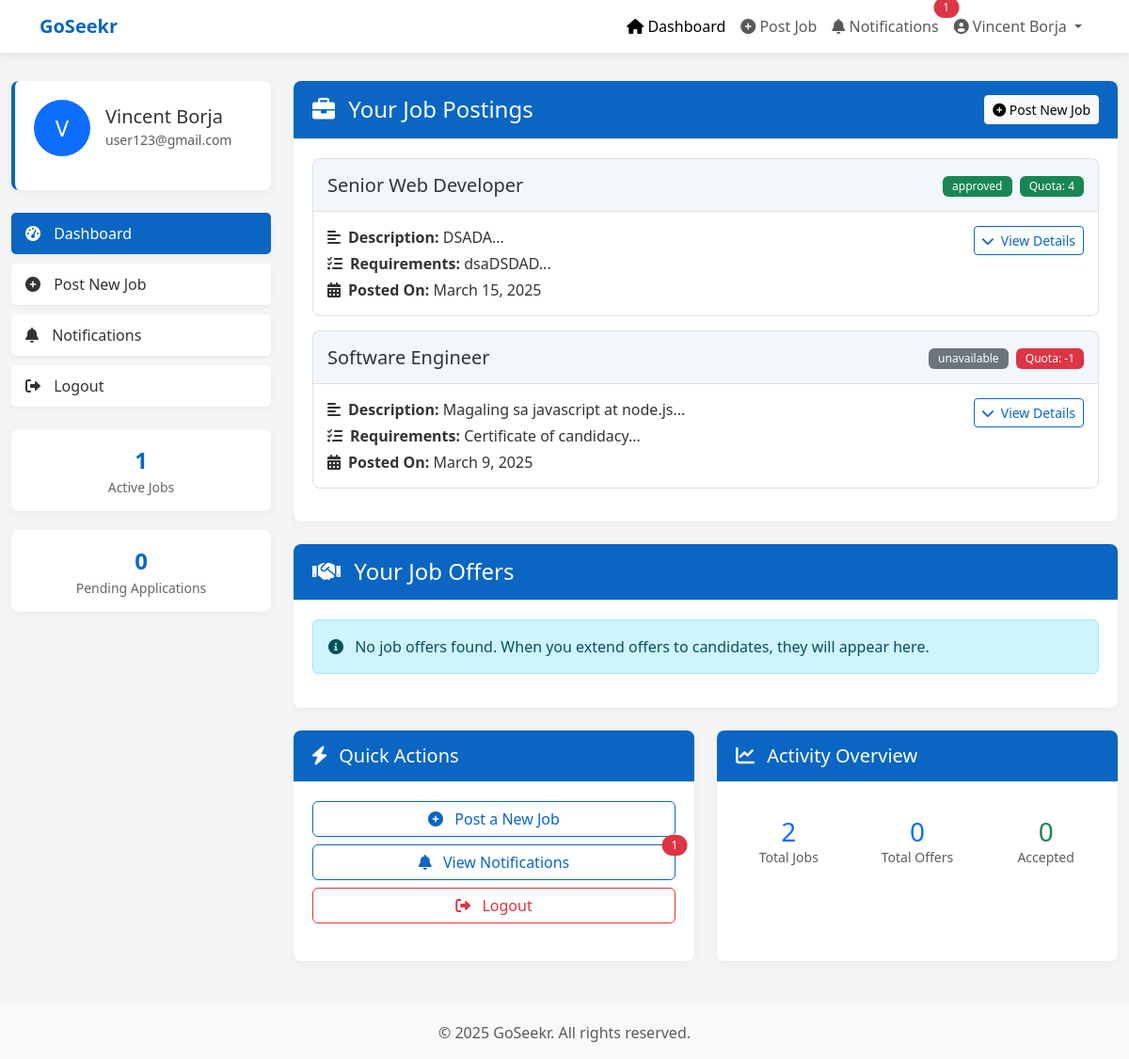
Screenshot of /employer/dashboard.php (signed in) with the database file from the repository.
### tables this page shows
CREATE TABLE `users` (
  `user_id` int(11) NOT NULL,
  `full_name` varchar(255) NOT NULL,
  `email` varchar(255) NOT NULL,
  `password_hash` varchar(255) NOT NULL,
  `user_type` enum('job_seeker','employer','admin') NOT NULL,
  `status` enum('pending','verified','rejected') DEFAULT 'pending',
  `created_at` timestamp NOT NULL DEFAULT current_timestamp()
);

CREATE TABLE `job_postings` (
  `job_id` int(11) NOT NULL,
  `employer_id` int(11) NOT NULL,
  `title` varchar(255) NOT NULL,
  `description` text NOT NULL,
  `requirements` text NOT NULL,
  `skills` text NOT NULL,
  `status` enum('pending','approved','rejected','unavailable') NOT NULL,
  `created_at` timestamp NOT NULL DEFAULT current_timestamp(),
  `location` varchar(255) DEFAULT NULL,
  `quota` int(11) DEFAULT 1
);

### employer/dashboard.php (the view, shortened to what the rows shown need)
<?php
include '../db.php';
$user_id = $_SESSION['user_id'];
$sql = "SELECT * FROM users WHERE user_id = $user_id";
$result = $conn->query($sql);
$user = $result->fetch_assoc();
?>
<!DOCTYPE html>
<html lang="en">
<head>
    <link href="https://cdn.jsdelivr.net/npm/bootstrap@5.3.0/dist/css/bootstrap.min.css" rel="stylesheet">
    <link rel="stylesheet" href="https://cdnjs.cloudflare.com/ajax/libs/font-awesome/6.0.0/css/all.min.css">
</head>
<body>
    <nav class="navbar navbar-expand-lg navbar-light sticky-top">
        <div class="container">
            <div class="collapse navbar-collapse" id="navbarNav">
                <ul class="navbar-nav ms-auto">
                    <li class="nav-item dropdown">
                        <a class="nav-link dropdown-toggle" href="#" id="navbarDropdown" role="button" data-bs-toggle="dropdown" aria-expanded="false">
                            <i class="fas fa-user-circle"></i> <?php echo $user['full_name']; ?>
                        </a>
                    </li>
                </ul>
            </div>
        </div>
    </nav>
    <div class="container dashboard-container">
        <div class="row">
            <div class="col-lg-3">
                <div class="sidebar">
                    <div class="profile-card mb-4">
                        <div class="d-flex align-items-center mb-3">
                            <div class="bg-primary rounded-circle text-white d-flex align-items-center justify-content-center me-3" style="width: 60px; height: 60px;">
                                <span style="font-size: 24px;"><?php echo substr($user['full_name'], 0, 1); ?></span>
                            </div>
                            <div>
                                <h5 class="mb-0"><?php echo $user['full_name']; ?></h5>
                                <small class="text-muted"><?php echo $user['email']; ?></small>
                            </div>
                        </div>
                    </div>
                </div>
            </div>
            <div class="col-lg-9">
                <div class="dashboard-card">
                    <div class="dashboard-card-body">
                        <?php
                        $sql = "SELECT * FROM job_postings WHERE employer_id = $user_id ORDER BY created_at DESC";
                        $result = $conn->query($sql);
                        if ($result->num_rows > 0) {
                            while ($row = $result->fetch_assoc()) {
                                $job_id = $row['job_id'];
                                $status = $row['status'];
                                $quota = $row['quota'];
                                $quota_badge = ($quota <= 0) ? 'danger' : 'success';
                                $status_badge = ($status === 'approved') ? 'success' : (($status === 'pending') ? 'warning' : (($status === 'rejected') ? 'danger' : 'secondary'));
                                echo "
                                <div class='job-card'>
                                    <div class='job-card-header'>
                                        <h5 class='mb-0'>{$row['title']}</h5>
                                        <div>
                                            <span class='badge bg-{$status_badge} me-1'>{$status}</span>
                                            <span class='badge bg-{$quota_badge}'>Quota: {$quota}</span>
                                        </div>
                                    </div>
                                    <div class='job-card-body'>
                                        <div class='row'>
                                            <div class='col-md-8'>
                                                <p class='mb-1'><strong><i class='fas fa-align-left me-2'></i>Description:</strong> " . substr($row['description'], 0, 100) . "...</p>
                                                <p class='mb-1'><strong><i class='fas fa-list-check me-2'></i>Requirements:</strong> " . substr($row['requirements'], 0, 100) . "...</p>
                                                <p class='mb-0'><strong><i class='fas fa-calendar-alt me-2'></i>Posted On:</strong> " . date('F j, Y', strtotime($row['created_at'])) . "</p>
                                            </div>
                                            <div class='col-md-4 text-md-end mt-3 mt-md-0'>
                                                <button class='btn btn-sm btn-outline-primary' type='button' data-bs-toggle='collapse' data-bs-target='#jobDetails{$job_id}' aria-expanded='false' aria-controls='jobDetails{$job_id}'>
                                                    <i class='fas fa-chevron-down me-1'></i> View Details
                                                </button>
                                            </div>
                                        </div>
                                        <div class='collapse mt-3' id='jobDetails{$job_id}'>
                                            <div class='card card-body bg-light'>
                                                <ul class='nav nav-tabs' id='jobTabs{$job_id}' role='tablist'>
                                                        {$job_id}{$job_id}{$job_id}
                                                        {$job_id}{$job_id}{$job_id}
                                                        {$job_id}{$job_id}{$job_id}
                                                </ul>
                                                <div class='tab-content py-3' id='jobTabsContent{$job_id}'>
                                                    <div class='tab-pane fade show active' id='details{$job_id}' role='tabpanel' aria-labelledby='details-tab{$job_id}'>
                                                        <div class='row'>
                                                            <div class='col-md-12'>
                                                                <p>{$row['description']}</p>
                                                                <p>{$row['requirements']}</p>
                                                                <div class='d-flex flex-wrap gap-3 mt-3'>
                                                                        <i class='fas fa-calendar-alt me-1'></i> Posted: " . date('F j, Y', strtotime($row['created_at'])) . "
                                                                    <div class='badge bg-{$status_badge} p-2'>
                                                                        <i class='fas fa-info-circle me-1'></i> Status: {$status}
                                                                    </div>
                                                                    <div class='badge bg-{$quota_badge} p-2'>
                                                                        <i class='fas fa-users me-1'></i> Quota: {$quota}
                                                                    </div>
                                                                </div>";
                                echo "</div>
                                                        </div>
                                                    </div>
                                                    <div class='tab-pane fade' id='shortlisted{$job_id}' role='tabpanel' aria-labelledby='shortlisted-tab{$job_id}'>
                                                        <h6 class='mb-3'><i class='fas fa-user-check me-2'></i>Shortlisted Candidates</h6>";
                                echo "</div>
                                                    <div class='tab-pane fade' id='recommended{$job_id}' role='tabpanel' aria-labelledby='recommended-tab{$job_id}'>
                                                        <h6 class='mb-3'><i class='fas fa-thumbs-up me-2'></i>Interviewed and Recommended Candidates</h6>";
                                echo "</div>
                                                </div>
                                            </div>
                                        </div>
                                    </div>
                                </div>";
                            }
                        } else {
                            echo "<div class='alert alert-info'>
                                <i class='fas fa-info-circle me-2'></i> You have not posted any jobs yet.
                                <a href='post_job.php' class='alert-link'>Click here</a> to post your first job.
                            </div>";
                        }
                        ?>
                    </div>
                </div>
            </div>
        </div>
    </div>
</body>
</html>

### rows the page displays
users: full_name "Vincent Borja", full_name "V", email "user123@gmail.com"
job_postings: title "Senior Web Developer", status "approved", quota "4", description "DSADA", requirements "dsaDSDAD", created_at "March 15, 2025"
job_postings: title "Software Engineer", status "unavailable", quota "-1", description "Magaling sa javascript at node.js", requirements "Certificate of candidacy", created_at "March 9, 2025"

### other values shown
$unread_count "1"
$active_count "1"
$pending_count "0"
$total_jobs "2"
$total_offers "0"
$accepted_offers "0"
